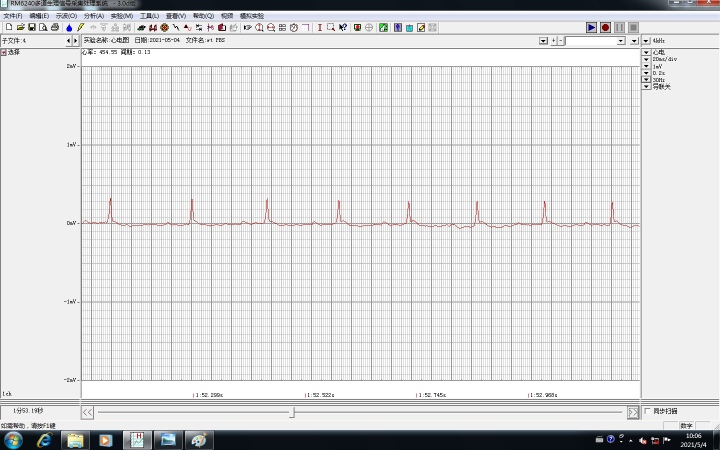
#> input picture test-data/1-3.1.jpg, 1440 x 900 px, found by its file name (shown at 1/2 size)
$ python main.py
#> lines starting #> are read from the running program, lines starting #| are printed output that depends on the picture; after the words box and inside, x2 and y2 are one past the last pixel; in counts of white or black regions, pixels touching at a corner belong together
### picture.py

import numpy as np
from variables import *

def strengthen_point(im_arr, point):
    (height, width, depth) = im_arr.shape
    (y, x) = point
    im_arr[y, x] = STRENGTHEN_COLOR
    if 0 <= y+1 < height and 0 <= x < width: im_arr[y+1, x] = STRENGTHEN_COLOR
    if 0 <= y < height and 0 <= x+1 < width: im_arr[y, x+1] = STRENGTHEN_COLOR
    if 0 <= y-1 < height and 0 <= x < width: im_arr[y-1, x] = STRENGTHEN_COLOR
    if 0 <= y < height and 0 <= x-1 < width: im_arr[y, x-1] = STRENGTHEN_COLOR
    if 0 <= y+1 < height and 0 <= x+1 < width: im_arr[y+1, x+1] = STRENGTHEN_COLOR
    if 0 <= y+1 < height and 0 <= x-1 < width: im_arr[y+1, x-1] = STRENGTHEN_COLOR
    if 0 <= y-1 < height and 0 <= x+1 < width: im_arr[y-1, x+1] = STRENGTHEN_COLOR
    if 0 <= y-1 < height and 0 <= x-1 < width: im_arr[y-1, x-1] = STRENGTHEN_COLOR

# [8 lines left out: function draw_line, not called in this run]

def draw_points(im_arr, points):
    for point in points:
        im_arr[point[0], point[1]] = STRENGTHEN_COLOR

def is_white(point):
    return point[0] == 255 and point[1] == 255 and point[2] == 255

class PictureResult:
    # 初始化
    def __init__(self, name, r_max, j_values):
        self.name = name
        self.r_max = r_max
        self.j_values = j_values

class Picture:
    # 初始化
    def __init__(self, im_arr):
        # 图片数组
        self.im_arr = im_arr
        self.bin_arr = None
        self.show_arr = None

        # 曲线点
        self.points = []

        # 结果点
        self.r_points = []
        self.r_values = []
        self.j_points = []
        self.j_values = []

        # 坐标对应数值
        self.ymaps = []

    '''
    二值化
    '''
    # 曲线二值化
    def line_binary(self):
        (height, width, depth) = self.im_arr.shape
        dst = np.zeros((height, width, 3))
        for y in range(0, height):
            for x in range(0, width):
                (r, g, b) = self.im_arr[y, x]
                if r > 100 and g < 100 and b < 100:
                    dst[y, x] = PURE_WHITE
                    self.points.append((y, x))
                else:
                    dst[y, x] = PURE_BLACK
        self.bin_arr = dst

    # 网格二值化
    def mesh_binary(self):
        (height, width, depth) = self.im_arr.shape
        dst = np.zeros((height, width, 3))
        for y in range(0, height):
            for x in range(0, width):
                (r, g, b) = self.im_arr[y, x]
                if r < 200 and g < 200 and b < 200:
                    dst[y, x] = PURE_WHITE
                else:
                    dst[y, x] = PURE_BLACK
        self.mesh_arr = dst

    '''
    寻找 R 点
    '''
    def find_r_points(self):
        (height, width, depth) = self.bin_arr.shape
        y_limit = height
        for y in range(0, height):
            if y >= y_limit:
                break
            for x in range(0, width):
                point = self.bin_arr[y, x]
                if is_white(point):
                    if y_limit == height:
                        y_limit = y + R_ylimit
                        self.r_points.append((y,x))
                    else:
                        # 检查间隙判断是否添加为 r 点
                        if_add = True
                        for r_point in self.r_points:
                            if abs(x - r_point[1]) < R_xlimit:
                                if_add = False
                        if if_add:
                            self.r_points.append((y, x))
        self.r_points = sorted(self.r_points, key=lambda p: p[1])

    '''
    寻找 J 点
    '''
    # 同一列只保留一个最高值
    def del_duplicated(self, points):
        new_points = []
        for i in range(len(points)):
            point = points[i]
            if i == 0:
                new_points.append(point)
            elif point[1] != points[i-1][1]:
                new_points.append(point)
        return new_points

    # 找到 filter_points 中即考察期内第一个极大值点
    def find_localmax_point(self, filter_points, r_point):
        for i in range(len(filter_points)):
            point = filter_points[i]
            # 排除 R 点附近的极大值点
            if point[1] == r_point[1] or point[0] == r_point[0]:
                continue
            l = i
            r = i
            lmax = False
            rmax = False
            while l >= 0:
                if filter_points[l][0] > point[0]:
                    lmax = True
                    break
                elif filter_points[l][0] < point[0]:
                    lmax = False
                    break
                l = l - 1
            while r < len(filter_points):
                if filter_points[r][0] > point[0]:
                    rmax = True
                    break
                elif filter_points[r][0] < point[0]:
                    rmax = False
                    break
                r = r + 1
            if lmax and rmax:
                return point

    # 找到 filter_points 中即考察期内最高的平台点
    def find_platform_point(self, filter_points, r_point):
        min_y = 10000
        result = None
        for i in range(len(filter_points)):
            point = filter_points[i]
            # 排除 R 点附近的点
            if point[1] == r_point[1] or point[0] == r_point[0]:
                continue
            if i == 0:
                continue
            if point[0] == filter_points[i-1][0] and point[0] <= min_y:
                min_y = point[0]
                result = point
        return result

    def find_j_points(self):
        # 从每个 r 点开始看一段考察期
        for r_point in self.r_points:
            xbegin = r_point[1]
            xend = xbegin + R_xlimit
            filter_points = sorted(list(filter(lambda p: xbegin <= p[1] <= xend, self.points)), key=lambda p: p[1])
            filter_points = self.del_duplicated(filter_points)

            localmax_point = self.find_localmax_point(filter_points, r_point)
            platform_point = self.find_platform_point(filter_points, r_point)

            # 如果平台点来得更靠左且更高
            if platform_point is not None and localmax_point is None:
                j_point = platform_point
            elif localmax_point is not None and platform_point is None:
                j_point = localmax_point
            elif platform_point is not None and localmax_point is not None and platform_point[1] < localmax_point[1] and platform_point[0] < localmax_point[0]:
                j_point = platform_point
            else:
                j_point = localmax_point
            if j_point is not None:
                self.j_points.append(j_point)
        self.j_points = sorted(self.j_points, key=lambda p: p[1])

    '''
    计算网格坐标
    '''
    def find_base_line(self):
        find_one = False
        for y in range(BASE_LINE_RANGE[0], BASE_LINE_RANGE[1]):
            cnt = 0
            for x in range(self.mesh_arr.shape[1]):
                point = self.mesh_arr[y, x]
                if is_white(point):
                    cnt = cnt + 1
            if cnt > 600:
                if find_one:
                    return y - 1
                else:
                    find_one = True

    def find_ymap(self):
        base_line = self.find_base_line()
        line_begin = base_line + 20
        num = -1
        for y in range(line_begin, -1, -1):  # 反着取
            if y == base_line + 1:
                continue
            cnt = -1
            for x in range(self.mesh_arr.shape[1]):
                point = self.mesh_arr[y, x]
                if is_white(point):
                    cnt = cnt + 1
            if cnt > 600:
                self.ymaps.append((y, round(num * 0.1, 2)))
                num = num + 1

    '''
    代入计算点的真实值
    '''
    def calc_value(self, point):
        for i in range(1, len(self.ymaps)):
            if self.ymaps[i][0] <= point[0] < self.ymaps[i-1][0]:
                rate = (self.ymaps[i-1][0] - point[0]) / (self.ymaps[i-1][0] - self.ymaps[i][0])
                return round(self.ymaps[i-1][1] + 0.1 * rate, 2)

    def calc_r_values(self):
        r_points = sorted(self.r_points, key=lambda p: p[1])
        for point in r_points:
            self.r_values.append(self.calc_value(point))
        print(self.r_values)

    def calc_j_values(self):
        j_points = sorted(self.j_points, key=lambda p: p[1])
        for point in j_points:
            self.j_values.append(self.calc_value(point))
        print(self.j_values)

    '''
    准备展示用图片
    '''
    def prepare_show(self):
        self.show_arr = self.im_arr
        # self.show_arr = self.bin_arr
        min_y = 10000
        max_r_point = None
        for point in self.r_points:
            if point[0] <= min_y:
                min_y = point[0]
                max_r_point = point
        strengthen_point(self.show_arr, max_r_point)
        # for point in self.r_points:
            # draw_points(self.show_arr, [point])
            # strengthen_point(self.show_arr, point)
        for point in self.j_points:
            # draw_points(self.show_arr, [point])
            strengthen_point(self.show_arr, point)
        # draw_points(self.show_arr, self.filter_points)

### main.py

import os
import csv
from PIL import Image
import numpy as np

from picture import Picture, PictureResult
from variables import *
raw_data_path = "raw-data"

file_lists = []
results = []

'''
遍历指定目录下所有文件
'''
def traverse_path(rootDir):
    for root, dirs, files in os.walk(rootDir):
        for file in files:
            file_lists.append(os.path.join(root, file))
        for dir in dirs:
            traverse_path(dir)


def treatment(filename):
#> called with filename = 'raw-data/wt+PBS/1-3.1.jpg'
    im = Image.open(filename)
#> im is the input picture: PIL image 1440x900 RGB; mean R, G, B 218.1, 218.4, 219
    # print(im.size)
    im = im.crop(CUT_INDEX)
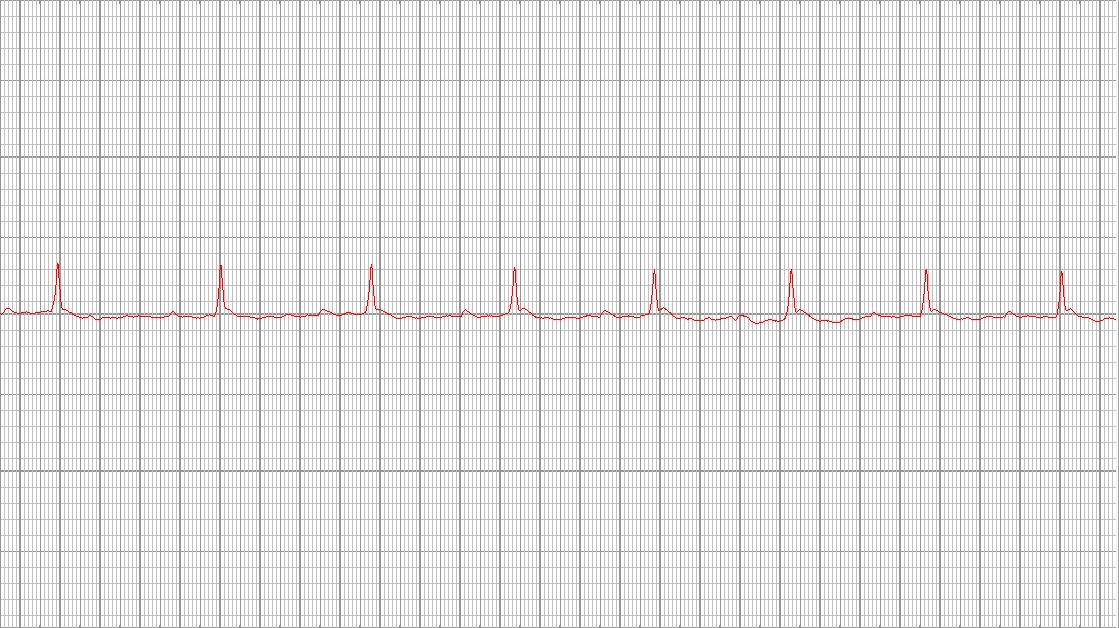
#> im: PIL image 1119x628 RGB; mean R, G, B 230.3, 229.9, 229.9
    # im.show()
    im_arr = np.array(im)
    picture = Picture(im_arr)

    # 线路图二值化
    picture.line_binary()
#> after the loop in line_binary, `for y in range(0, height):`:
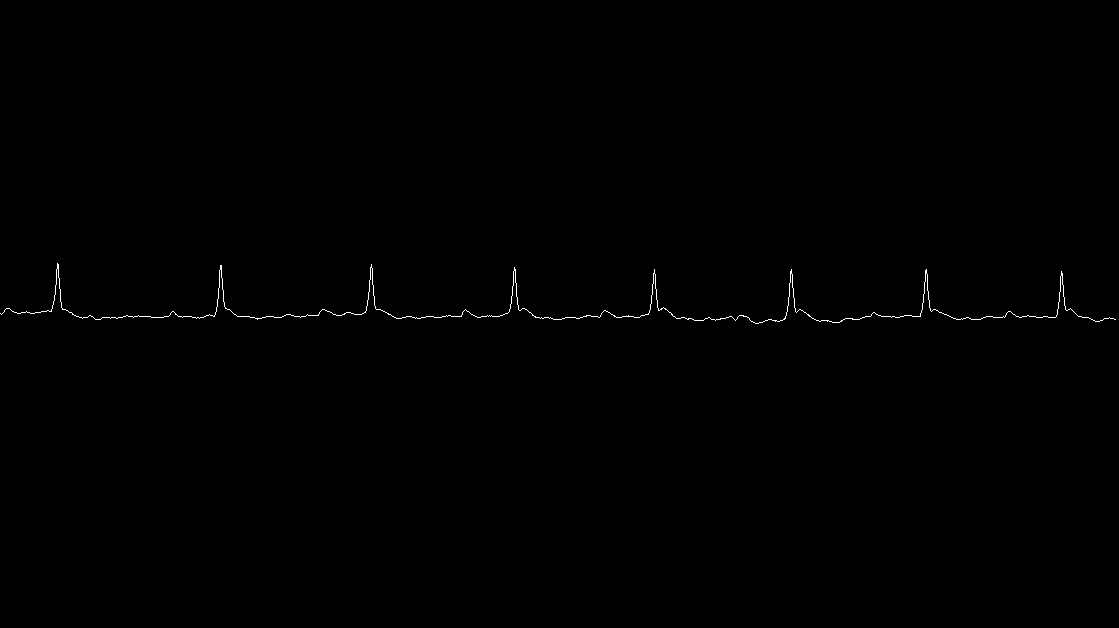
#> dst: shape (628, 1119, 3) float64; 0.25% white in thin lines or dots, all inside (x1, y1, x2, y2) = (0, 263, 1116, 324)
#> after the loop in line_binary, `for y in range(0, height):`: self.points = 1781 pairs, first value 263 to 323, second value 0 to 1115
    picture.find_r_points()
#> after the loop in find_r_points, `for y in range(0, height):`: self.r_points = [(263, 57), (264, 371), (265, 220), (267, 514), (269, 654), (269, 791), (269, 926), (271, 1061)]; y_limit = 293
#> in find_r_points, `self.r_points = sorted(self.r_points, key=lambda p: p[1])`: self.r_points = [(263, 57), (265, 220), (264, 371), (267, 514), (269, 654), (269, 791), (269, 926), (271, 1061)]
    picture.find_j_points()
#> the loop in find_j_points, `for r_point in self.r_points:` made 8 passes
#> (r_point, xbegin, xend, platform_point, j_point) on passes 4 to 8: ((267, 514), 514, 544, (308, 524), (308, 522)), ((269, 654), 654, 684, (308, 665), (307, 663)), ((269, 791), 791, 821, (309, 800), (309, 799)), ((269, 926), 926, 956, (309, 935), (309, 933)), ((271, 1061), 1061, 1091, (309, 1069), (308, 1070))
#> (r_point, xbegin, xend, j_point) on passes 1 to 3: ((263, 57), 57, 87, (309, 65)), ((265, 220), 220, 250, (309, 229)), ((264, 371), 371, 401, (309, 380))
#> after the loop in find_j_points, `for r_point in self.r_points:`: self.j_points = [(309, 65), (309, 229), (309, 380), (308, 522), (307, 663), (309, 799), (309, 933), (308, 1070)]

    # 网格图二值化
    picture.mesh_binary()
#> after the loop in mesh_binary, `for y in range(0, height):`:
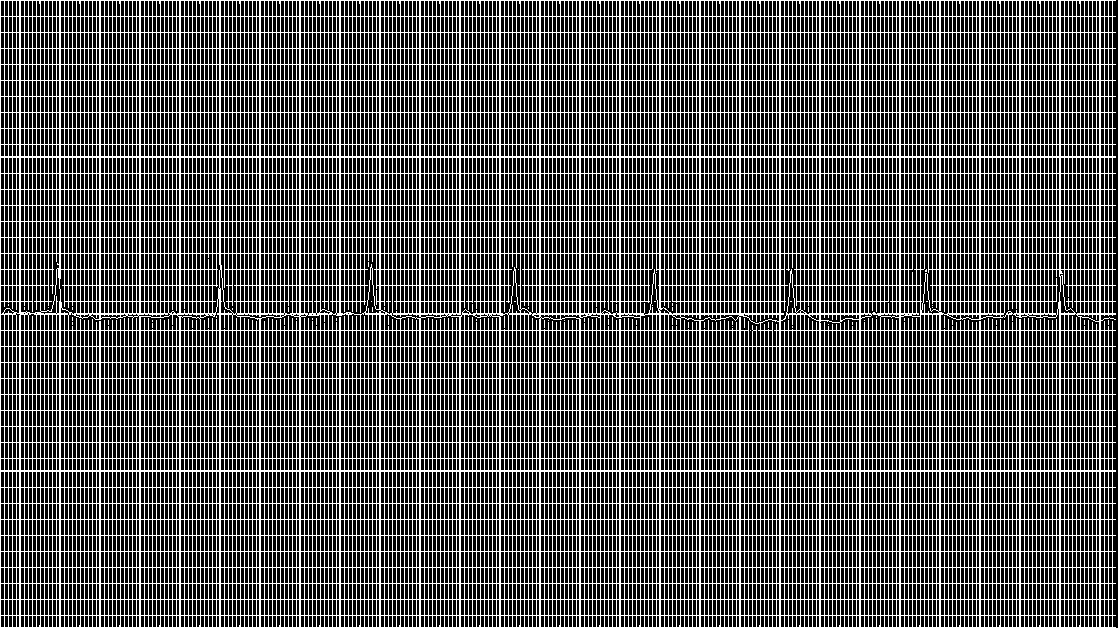
#> dst: shape (628, 1119, 3) float64; 32.5% white in thin lines or dots
    picture.find_ymap()
#> after the loop in find_ymap, `for y in range(line_begin, -1, -1):`: num = 22; self.ymaps = [(330, -0.1), (313, 0), (301, 0.1), (285, 0.2), (269, 0.3), (253, 0.4), (237, 0.5), (221, 0.6), (205, 0.7), (189, 0.8), (173, 0.9), (157, 1), (156, 1.1), (144, 1.2), (128, 1.3), (112, 1.4), (96, 1.5), (80, 1.6), (64, 1.7), (48, 1.8), (32, 1.9), (16, 2), (0, 2.1)]

    # 计算 r 和 j 结果
    picture.calc_r_values()
#> in calc_r_values, `r_points = sorted(self.r_points, key=lambda p: p[1])`: r_points has the same summary as self.r_points in find_r_points
#> the loop in calc_r_values, `for point in r_points:` made 8 passes
#> after the loop in calc_r_values, `for point in r_points:`: self.r_values = [0.34, 0.33, 0.33, 0.31, 0.3, 0.3, 0.3, 0.29]
#| [0.34, 0.33, 0.33, 0.31, 0.3, 0.3, 0.3, 0.29]
    picture.calc_j_values()
#> in calc_j_values, `j_points = sorted(self.j_points, key=lambda p: p[1])`: j_points has the same summary as self.j_points in find_j_points
#> the loop in calc_j_values, `for point in j_points:` made 8 passes
#> after the loop in calc_j_values, `for point in j_points:`: self.j_values = [0.03, 0.03, 0.03, 0.04, 0.05, 0.03, 0.03, 0.04]
#| [0.03, 0.03, 0.03, 0.04, 0.05, 0.03, 0.03, 0.04]

    # 生成结果数据
    name = filename.split('/')[-1]
    name = name.replace('.jpg', '')
    picture_result = PictureResult(name, max(picture.r_values), picture.j_values)
    results.append(picture_result)

    # 存入处理图
    target_filename = "target/" + filename
    if not os.path.exists(os.path.dirname(target_filename)):
        os.makedirs(os.path.dirname(target_filename))
    if not os.path.exists(target_filename):
        os.mknod(target_filename)
    picture.prepare_show()
#> the loop in prepare_show, `for point in self.r_points:` made 8 passes
#> (min_y, max_r_point) on pass 1: (263, (263, 57))
#> after the loop in prepare_show, `for point in self.r_points:`: min_y = 263
#> in strengthen_point, `(y, x) = point`: x = 57
#> in strengthen_point, `im_arr[y, x] = STRENGTHEN_COLOR`: im_arr: shape (628, 1119, 3); under 0.01% of pixels changed, all inside (x1, y1, x2, y2) = (57, 263, 58, 264)
#> in strengthen_point, `if 0 <= y+1 < height and 0 <= x < width: im_arr[y+1, x] = STRENGTHEN_C..`: im_arr: shape (628, 1119, 3); mean R, G, B 230.3, 229.9, 229.9
#> in strengthen_point, `if 0 <= y < height and 0 <= x+1 < width: im_arr[y, x+1] = STRENGTHEN_C..`: im_arr: shape (628, 1119, 3); mean R, G, B 230.3, 229.9, 229.9
#> in strengthen_point, `if 0 <= y-1 < height and 0 <= x < width: im_arr[y-1, x] = STRENGTHEN_C..`: im_arr: shape (628, 1119, 3); mean R, G, B 230.3, 229.9, 229.9
#> in strengthen_point, `if 0 <= y < height and 0 <= x-1 < width: im_arr[y, x-1] = STRENGTHEN_C..`: im_arr: shape (628, 1119, 3); mean R, G, B 230.3, 229.9, 229.9
#> in strengthen_point, `if 0 <= y+1 < height and 0 <= x+1 < width: im_arr[y+1, x+1] = STRENGTH..`: im_arr: shape (628, 1119, 3); mean R, G, B 230.3, 229.9, 229.9
#> in strengthen_point, `if 0 <= y+1 < height and 0 <= x-1 < width: im_arr[y+1, x-1] = STRENGTH..`: im_arr: shape (628, 1119, 3); mean R, G, B 230.3, 229.9, 229.9
#> in strengthen_point, `if 0 <= y-1 < height and 0 <= x+1 < width: im_arr[y-1, x+1] = STRENGTH..`: im_arr: shape (628, 1119, 3); mean R, G, B 230.3, 229.9, 229.9
#> in strengthen_point, `if 0 <= y-1 < height and 0 <= x-1 < width: im_arr[y-1, x-1] = STRENGTH..`: im_arr: shape (628, 1119, 3); mean R, G, B 230.3, 229.9, 229.9
#> the loop in prepare_show, `for point in self.j_points:` made 8 passes
#> after the loop in prepare_show, `for point in self.j_points:`: self.show_arr: shape (628, 1119, 3); mean R, G, B 230.3, 229.9, 229.8
    im2 = Image.fromarray(np.uint8(picture.show_arr))
    im2.save(target_filename, quality=90,subsampling=0)


if __name__ == "__main__":
    traverse_path(raw_data_path)
    # file_lists = sorted(file_lists, key=lambda f: f.split('/')[-1])
    file_lists = ["raw-data/wt+PBS/1-3.1.jpg"]
    for file in file_lists:
        print(file)
        treatment(file)

    # 结果写入csv
    f = open('result.csv', 'w', encoding='utf-8')
    csv_writer = csv.writer(f)
    for result in results:
        data = []
        data.append(result.name)
        data.append(result.r_max)
        data.append(' ')
        data = data + result.j_values
        csv_writer.writerow(data)
#> this loop made 1 pass
    f.close()
